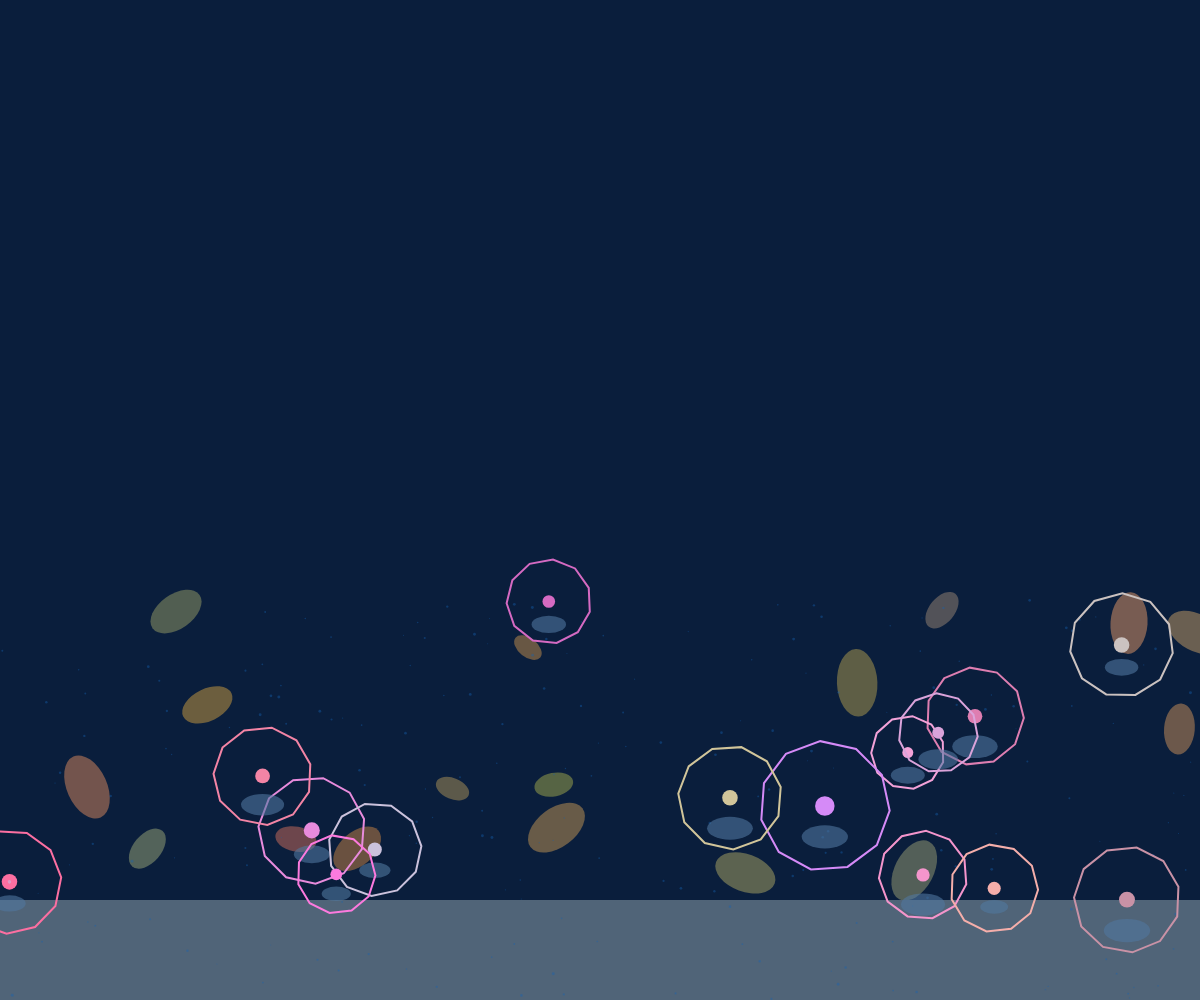
Frame 1 (no input)
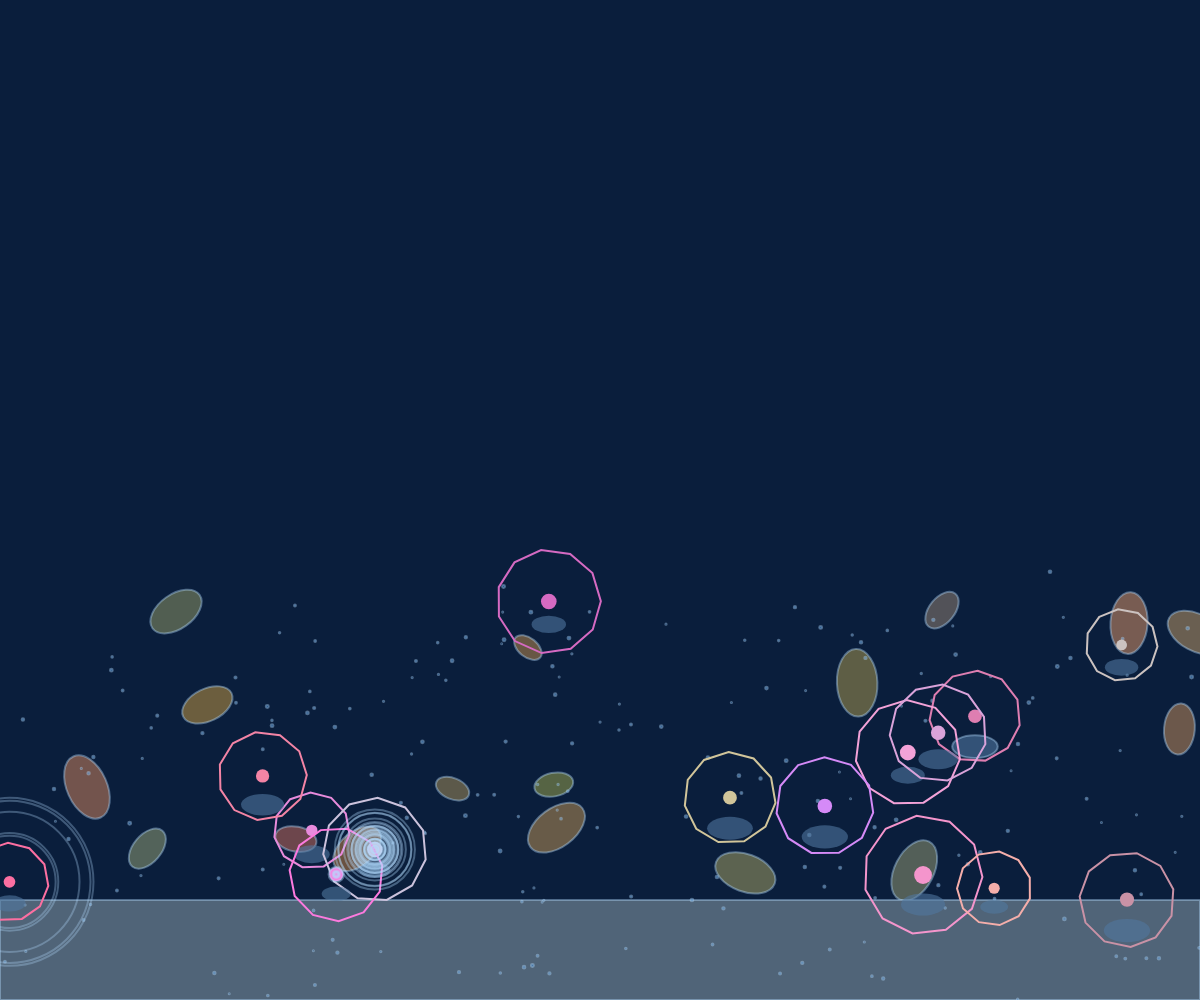
Frame 60 (no input)
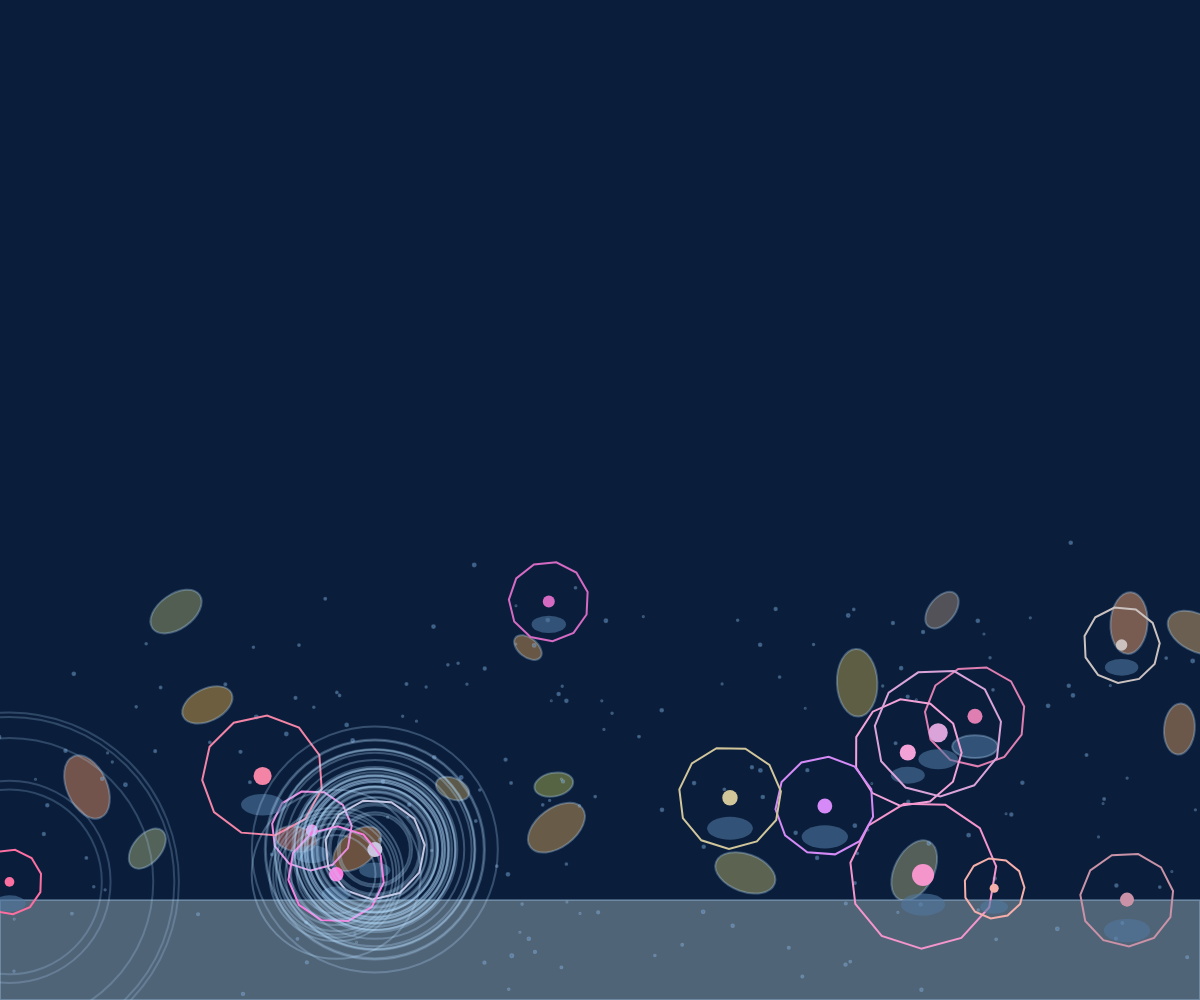
Frame 120 (the mouse pressed at the canvas centre since frame 60)

The p5.js sketch that drew these frames (run headless with seeded random() and noise() and a simulated clock; from frame 60 on, the mouse is pressed at the canvas centre):

// p5.js sketch
// ── sketch.js
let anemones = [];
let waterParticles = [];
let rocks = [];
let ripples = [];

function setup() {
  createCanvas(windowWidth, windowHeight);
  noStroke();
  
  // Create rocks
  for (let i = 0; i < 20; i++) {
    rocks.push({
      x: random(width),
      y: random(height * 0.6, height),
      size: random(30, 80),
      color: color(random(80, 120), random(70, 100), random(60, 90)),
      rotation: random(TWO_PI)
    });
  }
  
  // Create anemones
  for (let i = 0; i < 15; i++) {
    anemones.push({
      x: random(width),
      y: random(height * 0.6, height * 0.9),
      size: random(40, 80),
      color: color(random(200, 255), random(100, 200), random(150, 255)),
      openness: random(0.7, 1),
      speed: random(0.01, 0.03),
      time: random(TWO_PI)
    });
  }
  
  // Create water particles
  for (let i = 0; i < 200; i++) {
    waterParticles.push({
      x: random(width),
      y: random(height * 0.6, height),
      size: random(1, 3),
      speed: random(0.2, 0.8),
      angle: random(TWO_PI),
      originalAngle: random(TWO_PI)
    });
  }
  
  // Initialize ripples array
  for (let i = 0; i < 50; i++) {
    ripples.push({
      x: 0,
      y: 0,
      radius: 0,
      maxRadius: random(100, 200),
      alpha: 0,
      speed: random(0.5, 1.5)
    });
  }
}

function draw() {
  background(10, 30, 60);
  
  // Draw seabed
  drawSeabed();
  
  // Draw water background
  drawWater();
  
  // Update and draw anemones
  for (let i = 0; i < anemones.length; i++) {
    updateAnemone(anemones[i]);
    drawAnemone(anemones[i]);
    
    // Add ripples when fully open
    if (anemones[i].openness > 0.95) {
      addRipple(anemones[i].x, anemones[i].y);
    }
  }
  
  // Update and draw ripples
  updateRipples();
}

function drawSeabed() {
  // Draw rocks
  for (let r of rocks) {
    push();
    translate(r.x, r.y);
    rotate(r.rotation);
    fill(r.color);
    ellipse(0, 0, r.size, r.size * 0.6);
    pop();
  }
  
  // Draw sand base
  fill(80, 100, 120);
  rect(0, height * 0.9, width, height * 0.1);
}

function drawWater() {
  // Draw shifting water particles
  for (let p of waterParticles) {
    // Update angle based on ripple interaction
    let minDist = Infinity;
    let rippleForce = { x: 0, y: 0 };
    
    for (let ripple of ripples) {
      if (ripple.alpha > 0) {
        let dx = p.x - ripple.x;
        let dy = p.y - ripple.y;
        let dist = Math.sqrt(dx * dx + dy * dy);
        
        // Only affect particles near ripples
        if (dist < ripple.maxRadius && dist > 0) {
          let force = map(dist, 0, ripple.maxRadius, 1, 0.1);
          rippleForce.x += (dx / dist) * force;
          rippleForce.y += (dy / dist) * force;
        }
      }
    }
    
    // Apply the ripple force to particle angle
    p.angle = p.originalAngle + rippleForce.x * 0.1;
    
    p.x += cos(p.angle) * p.speed;
    p.y += sin(p.angle) * p.speed;
    
    if (p.x < 0 || p.x > width) p.angle = PI - p.angle;
    if (p.y < height * 0.6 || p.y > height) p.angle = -p.angle;
    
    fill(20, 100, 180, 100);
    ellipse(p.x, p.y, p.size);
  }
}

function updateAnemone(a) {
  a.time += a.speed;
  a.openness = map(sin(a.time), -1, 1, 0.6, 1);
  
  // Mouse interaction
  let d = dist(mouseX, mouseY, a.x, a.y);
  if (d < 300) {
    let ratio = map(d, 0, 300, 1, 0.2);
    a.openness *= ratio;
  }
}

function drawAnemone(a) {
  // Draw base
  fill(80, 120, 160, 150);
  ellipse(a.x, a.y + a.size * 0.4, a.size * 0.6, a.size * 0.3);
  
  // Draw tentacles
  noFill();
  stroke(a.color);
  strokeWeight(2);
  
  beginShape();
  for (let i = 0; i < 12; i++) {
    let angle = map(i, 0, 11, 0, TWO_PI);
    let radius = a.size * a.openness;
    let x = a.x + cos(angle + a.time) * radius;
    let y = a.y + sin(angle + a.time) * radius;
    vertex(x, y);
  }
  endShape(CLOSE);
  
  // Draw central body
  fill(a.color);
  noStroke();
  ellipse(a.x, a.y, a.size * a.openness * 0.3);
}

function addRipple(x, y) {
  // Find inactive ripple
  for (let i = 0; i < ripples.length; i++) {
    if (ripples[i].alpha <= 0) {
      ripples[i].x = x;
      ripples[i].y = y;
      ripples[i].radius = 0;
      ripples[i].alpha = 255;
      break;
    }
  }
}

function updateRipples() {
  for (let ripple of ripples) {
    if (ripple.alpha > 0) {
      ripple.radius += ripple.speed;
      ripple.alpha -= 1;
      
      // Draw ripple
      stroke(180, 220, 255, ripple.alpha * 0.4);
      noFill();
      ellipse(ripple.x, ripple.y, ripple.radius * 2);
    }
  }
}

function windowResized() {
  resizeCanvas(windowWidth, windowHeight);
}
